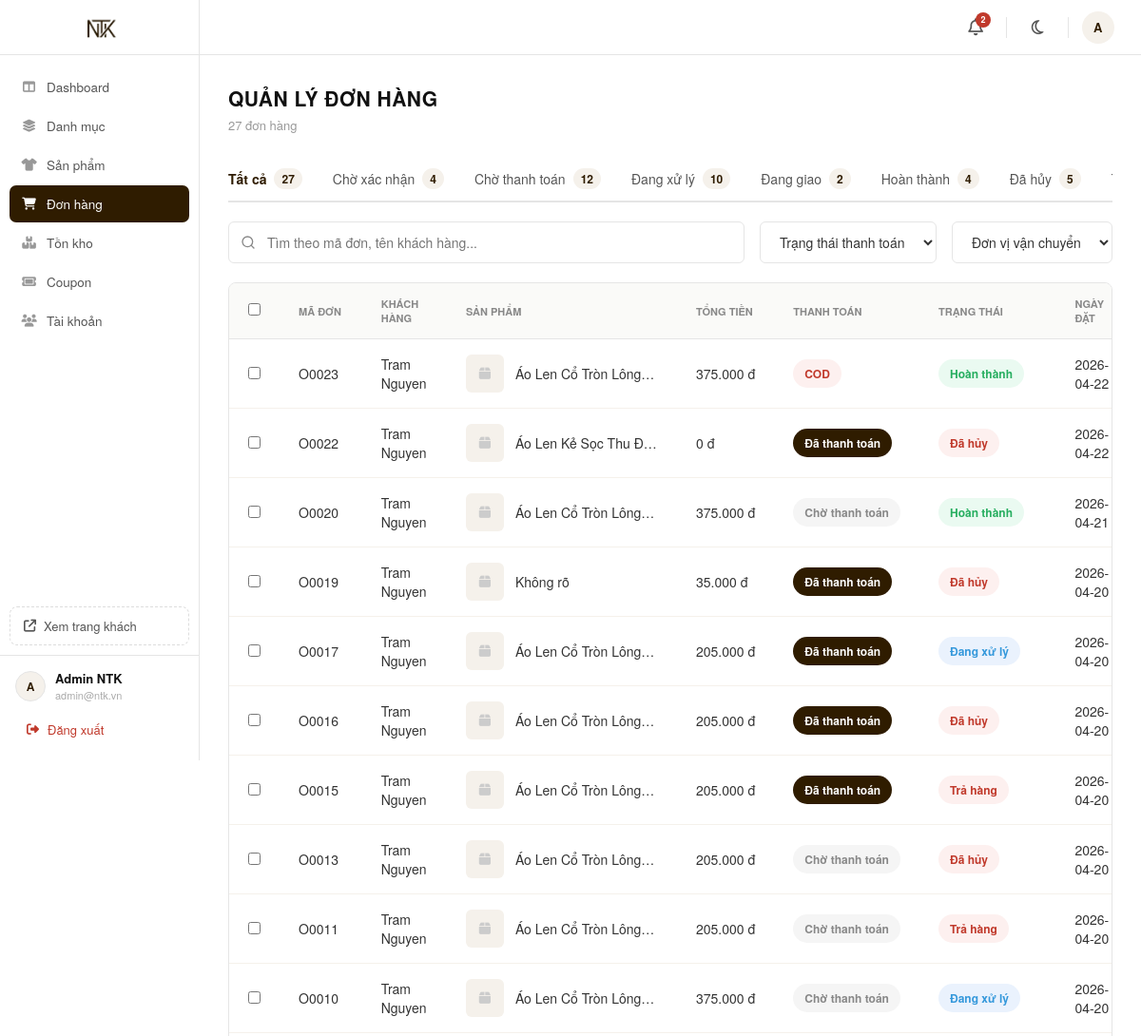
The app's page /admin/orders.php (upper part), older data.
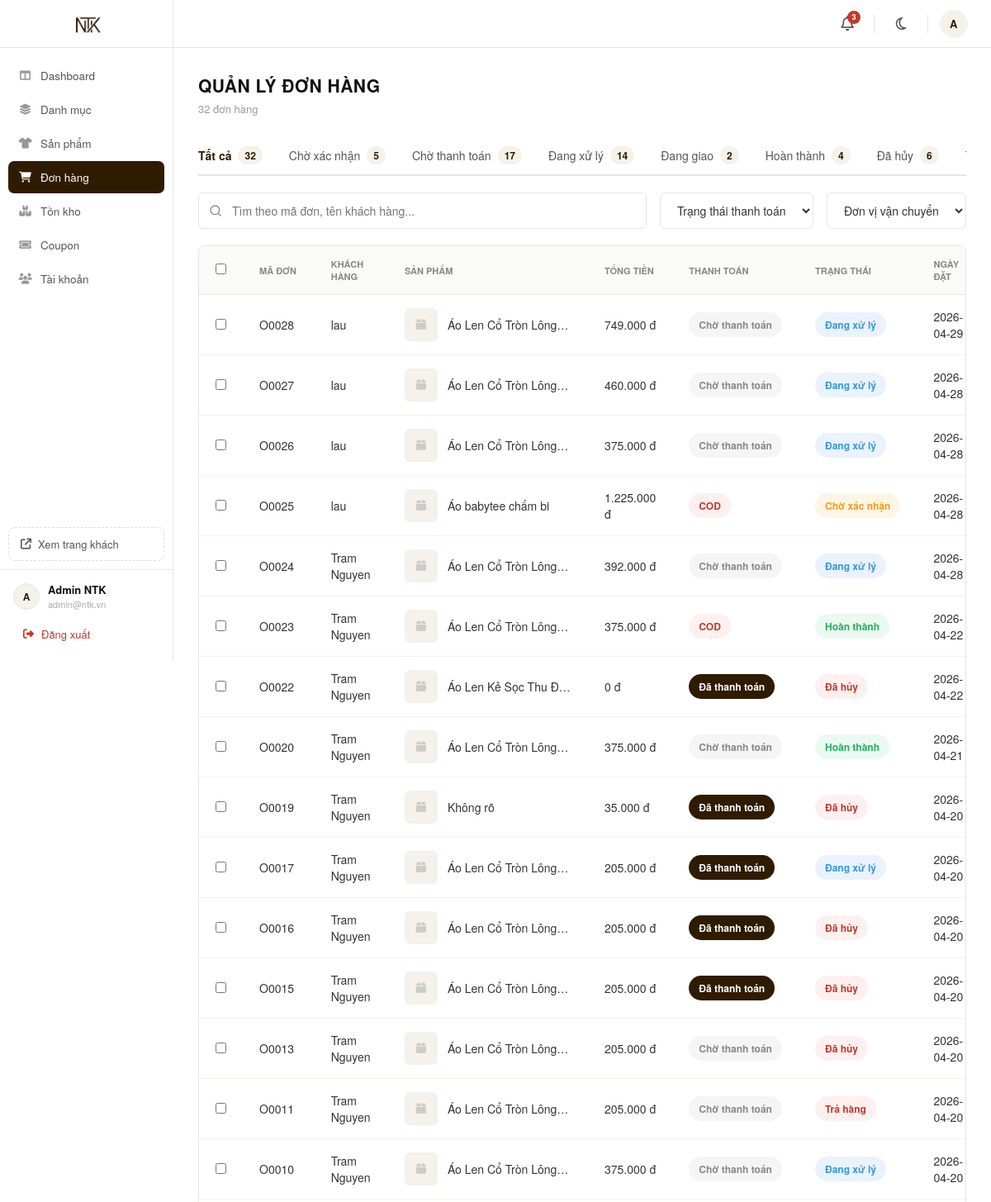
The same page, newer data.
### tables this page shows
CREATE TABLE IF NOT EXISTS `orders` (
  `order_id` char(5) NOT NULL,
  `payos_order_code` bigint(20) DEFAULT NULL,
  `payos_qr_code` text DEFAULT NULL,
  `user_id` char(5) DEFAULT NULL,
  `order_date` datetime DEFAULT current_timestamp(),
  `fullname` varchar(100) DEFAULT NULL,
  `phone` varchar(10) DEFAULT NULL,
  `address` varchar(500) DEFAULT NULL,
  `total_price` decimal(15,2) DEFAULT NULL,
  `shipping_fee` decimal(15,2) DEFAULT NULL,
  `shipping_method_id` char(5) DEFAULT NULL,
  `discount_value` decimal(15,2) DEFAULT NULL,
  `order_status` int(11) DEFAULT NULL,
  `final_price` decimal(15,2) DEFAULT NULL,
  `payment_status` int(11) DEFAULT 0,
  `payment_method` int(11) DEFAULT NULL,
  `coupon_id` char(5) DEFAULT NULL,
  `tracking_number` varchar(50) DEFAULT NULL,
  `wallet_used_amount` decimal(15,2) DEFAULT 0.00,
  `note` varchar(500) DEFAULT NULL,
  `payos_checkout_url` varchar(1000) DEFAULT NULL,
  PRIMARY KEY (`order_id`),
  KEY `fk_order_user` (`user_id`),
  KEY `fk_order_coupon` (`coupon_id`),
  KEY `fk_order_ship` (`shipping_method_id`)
);

### src/admin/orders.php (the view, shortened to what the changed rows need)
<?php
require_once __DIR__ . '/../config/database.php';
$tab = isset($_GET['tab']) ? $_GET['tab'] : 'all';
$whereClause = "1=1";
$params = [];
$query = "
    SELECT o.*,
           (SELECT pv.image FROM order_details od JOIN product_variants pv ON od.variant_id = pv.variant_id WHERE od.order_id = o.order_id LIMIT 1) as variant_img,
           (SELECT p.image FROM order_details od JOIN product_variants pv ON od.variant_id = pv.variant_id JOIN products p ON pv.product_id = p.product_id WHERE od.order_id = o.order_id LIMIT 1) as product_img,
           (SELECT p.name FROM order_details od JOIN product_variants pv ON od.variant_id = pv.variant_id JOIN products p ON pv.product_id = p.product_id WHERE od.order_id = o.order_id LIMIT 1) as first_product_name
    FROM orders o
    WHERE $whereClause
    ORDER BY o.order_date DESC
";
$stmt = $conn->prepare($query);
$stmt->execute($params);
$orders = $stmt->fetchAll(PDO::FETCH_ASSOC);
$counts = [
    'all' => 0, '0' => 0, 'wait_pay' => 0, '1' => 0, '2' => 0, '3' => 0, '4' => 0, '5' => 0
];
$countStmt = $conn->query("SELECT order_status, payment_status FROM orders");
while ($row = $countStmt->fetch(PDO::FETCH_ASSOC)) {
    $counts['all']++;
    if ($row['order_status'] == 0) $counts['0']++;
    if ($row['payment_status'] == 0 && !in_array($row['order_status'], [3,4])) $counts['wait_pay']++;
    if ($row['order_status'] == 1) $counts['1']++;
    if ($row['order_status'] == 4) $counts['4']++;
}
include __DIR__ . '/../includes/admin_sidebar.php';
?>
<div class="page-header">
    <div class="page-title">Quản lý đơn hàng</div>
    <div class="page-subtitle"><?= $counts['all'] ?> đơn hàng</div>
</div>
<div class="tabs-container">
    <a href="?tab=all" class="tab-item <?= $tab == 'all' ? 'active' : '' ?>">Tất cả <span class="badge"><?= $counts['all'] ?></span></a>
    <a href="?tab=0" class="tab-item <?= $tab == '0' ? 'active' : '' ?>">Chờ xác nhận <span class="badge"><?= $counts['0'] ?></span></a>
    <a href="?tab=wait_pay" class="tab-item <?= $tab == 'wait_pay' ? 'active' : '' ?>">Chờ thanh toán <span class="badge"><?= $counts['wait_pay'] ?></span></a>
    <a href="?tab=1" class="tab-item <?= $tab == '1' ? 'active' : '' ?>">Đang xử lý <span class="badge"><?= $counts['1'] ?></span></a>
    <a href="?tab=4" class="tab-item <?= $tab == '4' ? 'active' : '' ?>">Đã hủy <span class="badge"><?= $counts['4'] ?></span></a>
</div>
<div class="table-container">
    <table class="data-table">
        <thead>
            <tr>
                <th style="width: 40px;"><input type="checkbox"></th>
                <th>Mã Đơn</th>
                <th>Khách Hàng</th>
                <th>Sản Phẩm</th>
                <th>Tổng Tiền</th>
                <th>Thanh Toán</th>
                <th>Trạng Thái</th>
                <th>Ngày Đặt</th>
            </tr>
        </thead>
        <tbody>
            <?php if (empty($orders)): ?>
                <tr><td colspan="9" style="text-align:center; padding: 40px; color:#888;">Không tìm thấy đơn hàng nào.</td></tr>
            <?php else: ?>
                <?php foreach ($orders as $o): ?>
                    <tr>
                        <td><input type="checkbox"></td>
                        <td style="font-weight: 500;"><?= htmlspecialchars($o['order_id']) ?></td>
                        <td><?= htmlspecialchars($o['fullname']) ?></td>
                        <td>
                            <div class="product-cell">
                                <?php
                                    $img = $o['variant_img'] ?: $o['product_img'];
                                    if ($img):
                                        $img_src = (strpos($img, 'http') === 0) ? $img : '../' . $img;
                                ?>
                                    <img src="<?= htmlspecialchars($img_src) ?>" class="product-img" onerror="this.outerHTML='<div class=\'product-img\' style=\'background:#f5f1eb;display:flex;align-items:center;justify-content:center;color:#ccc;\'><i class=\'fa-solid fa-box\'></i></div>'">
                                <?php else: ?>
                                    <div class="product-img" style="background:#f5f1eb;display:flex;align-items:center;justify-content:center;color:#ccc;"><i class="fa-solid fa-box"></i></div>
                                <?php endif; ?>
                                <span style="max-width: 150px; white-space: nowrap; overflow: hidden; text-overflow: ellipsis;" title="<?= htmlspecialchars($o['first_product_name']) ?>">
                                    <?= htmlspecialchars($o['first_product_name'] ?? 'Không rõ') ?>
                                </span>
                            </div>
                        </td>
                        <td style="font-weight: 500;"><?= number_format($o['final_price'] ?? 0, 0, ',', '.') ?> đ</td>
                        <td>
                            <?php if ($o['payment_status'] == 1): ?>
                                <span class="status-badge status-pay-done">Đã thanh toán</span>
                            <?php else: ?>
                                <?php if ($o['payment_method'] == 2):  ?>
                                    <span class="status-badge status-pay-cod">COD</span>
                                <?php else: ?>
                                    <span class="status-badge status-pay-wait">Chờ thanh toán</span>
                                <?php endif; ?>
                            <?php endif; ?>
                        </td>
                        <td>
                            <?php
                                $statusMap = [
                                    0 => ['class' => 'status-order-wait', 'text' => 'Chờ xác nhận'],
                                    1 => ['class' => 'status-order-process', 'text' => 'Đang xử lý'],
                                    2 => ['class' => 'status-order-shipping', 'text' => 'Đang giao'],
                                    3 => ['class' => 'status-order-done', 'text' => 'Hoàn thành'],
                                    4 => ['class' => 'status-order-cancel', 'text' => 'Đã hủy'],
                                    5 => ['class' => 'status-order-cancel', 'text' => 'Trả hàng']
                                ];
                                $s = $statusMap[$o['order_status']] ?? ['class' => 'status-order-wait', 'text' => 'Chờ xác nhận'];
                            ?>
                            <span class="status-badge <?= $s['class'] ?>"><?= $s['text'] ?></span>
                        </td>
                        <td><?= date('Y-m-d', strtotime($o['order_date'])) ?></td>
                    </tr>
                <?php endforeach; ?>
            <?php endif; ?>
        </tbody>
    </table>
</div>
</div>
</main>
</body>
</html>

### src/includes/admin_sidebar.php (shortened to what the changed rows need)
<?php
require_once __DIR__ . '/../config/database.php';
$notifications = [];
$stmt = $conn->query("SELECT order_id, order_date FROM orders WHERE order_status = 0 AND order_date >= NOW() - INTERVAL 24 HOUR ORDER BY order_date DESC LIMIT 5");
while ($row = $stmt->fetch()) {
    $notifications[] = [
        'time' => strtotime($row['order_date']),
        'icon' => 'fa-cart-plus', 'color' => '#2f6fdd',
        'label' => 'Đơn hàng mới: #' . $row['order_id'],
        'link' => 'order_detail.php?id=' . $row['order_id'],
        'time_str' => date('H:i d/m', strtotime($row['order_date']))
    ];
}
$stmt = $conn->query("SELECT order_id, order_date FROM orders WHERE order_status = 5 ORDER BY order_date DESC LIMIT 5");
while ($row = $stmt->fetch()) {
    $notifications[] = [
        'time' => strtotime($row['order_date']),
        'icon' => 'fa-ban', 'color' => '#e74c3c',
        'label' => 'Yêu cầu hủy đơn: #' . $row['order_id'],
        'link' => 'order_detail.php?id=' . $row['order_id'],
        'time_str' => date('H:i d/m', strtotime($row['order_date']))
    ];
}
$stmt = $conn->query("SELECT user_id, fullname, created_at FROM users WHERE created_at >= NOW() - INTERVAL 7 DAY AND role = 0 ORDER BY created_at DESC LIMIT 5");
while ($row = $stmt->fetch()) {
    $notifications[] = [
        'time' => strtotime($row['created_at']),
        'icon' => 'fa-user-plus', 'color' => '#2980b9',
        'label' => 'Thành viên mới: ' . $row['fullname'],
        'link' => 'account_detail.php?id=' . $row['user_id'],
        'time_str' => date('H:i d/m', strtotime($row['created_at']))
    ];
}
usort($notifications, function($a, $b) {
    return $b['time'] <=> $a['time'];
});
$notifications = array_slice($notifications, 0, 10);
$notif_count = count($notifications);
?>
<!DOCTYPE html>
<html lang="vi">
<head>
    <link rel="stylesheet" href="https://cdnjs.cloudflare.com/ajax/libs/font-awesome/6.5.0/css/all.min.css">
</head>
<body>
<header class="admin-topbar">
    <div class="notif-wrap" id="notifWrap">
        <a href="#" class="topbar-icon-btn" title="Thông báo" onclick="toggleNotif(event)">
            <i class="fa-regular fa-bell"></i>
            <?php if ($notif_count > 0): ?>
            <span class="topbar-badge"><?= min($notif_count, 9) ?><?= $notif_count > 9 ? '+' : '' ?></span>
            <?php endif; ?>
        </a>
    </div>
</header>
<main class="admin-main">
<div class="admin-content">

Row changes from the older to the newer data that the page shows:
added orders: order_id "O0028", fullname "lau", first_product_name "Áo Len Cổ Tròn Lông…", final_price "749.000", payment_status "Chờ thanh toán", order_status "Đang xử lý", order_date "2026-04-29"
added orders: order_id "O0027", fullname "lau", first_product_name "Áo Len Cổ Tròn Lông…", final_price "460.000", payment_status "Chờ thanh toán", order_status "Đang xử lý", order_date "2026-04-28"
added orders: order_id "O0026", fullname "lau", first_product_name "Áo Len Cổ Tròn Lông…", final_price "375.000", payment_status "Chờ thanh toán", order_status "Đang xử lý", order_date "2026-04-28"
added orders: order_id "O0025", fullname "lau", first_product_name "Áo babytee chấm bi", final_price "1.225.000", payment_status "COD", order_status "Chờ xác nhận", order_date "2026-04-28"
added orders: order_id "O0024", fullname "Tram Nguyen", first_product_name "Áo Len Cổ Tròn Lông…", final_price "392.000", payment_status "Chờ thanh toán", order_status "Đang xử lý", order_date "2026-04-28"
changed orders "O0015": order_status "Trả hàng" → "Đã hủy"
Text that changed along with them:
min($notif_count, 9): "2" → "3"
$counts['all']: "27" → "32"
$counts['0']: "4" → "5"
$counts['wait_pay']: "12" → "17"
$counts['1']: "10" → "14"
$counts['4']: "5" → "6"
